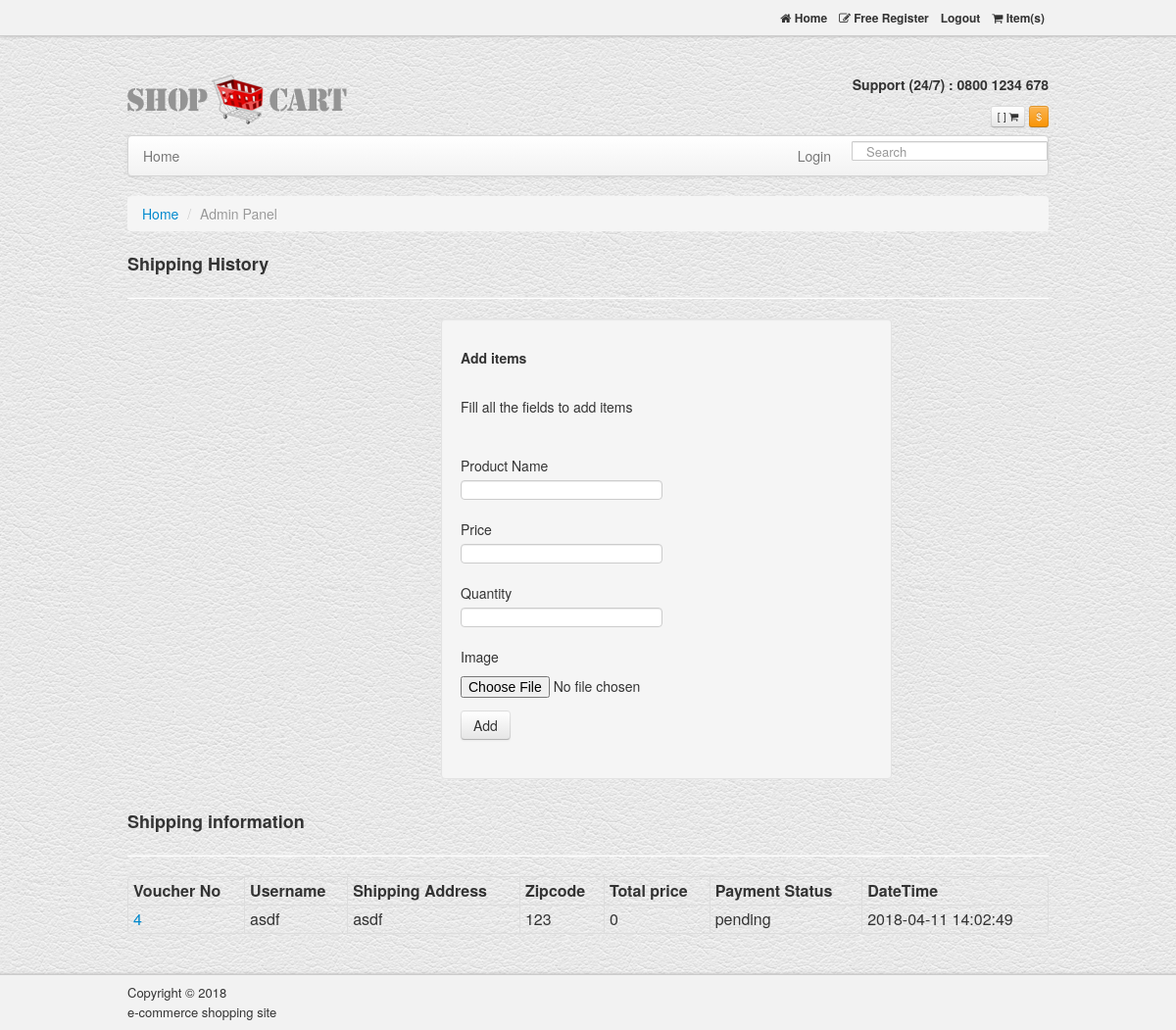
Before: /admin_panel.php (signed in) with the older database file.
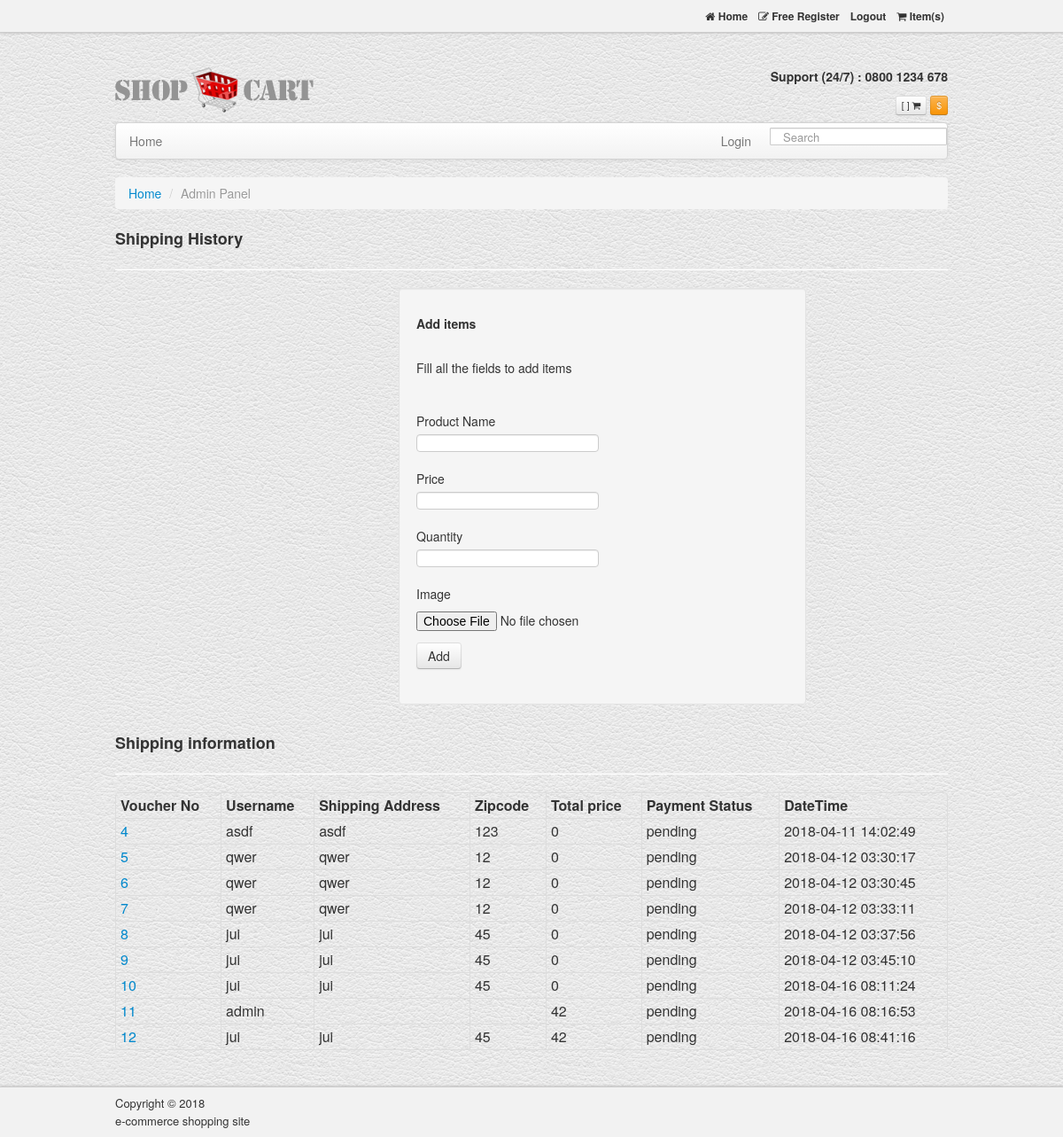
After: the same page with the newer database file.
### tables this page shows
CREATE TABLE `shipping_info` (
  `id` int(11) NOT NULL,
  `username` varchar(30) NOT NULL,
  `total_money` double NOT NULL,
  `payment_status` varchar(30) NOT NULL,
  `order_time` timestamp NOT NULL DEFAULT CURRENT_TIMESTAMP ON UPDATE CURRENT_TIMESTAMP
);

CREATE TABLE `user_information` (
  `username` varchar(30) NOT NULL,
  `password` varchar(30) NOT NULL,
  `first_name` varchar(30) NOT NULL,
  `last_name` varchar(30) NOT NULL,
  `contact_no` varchar(30) NOT NULL,
  `full_address` varchar(30) NOT NULL,
  `zipcode` int(11) NOT NULL
);

### admin_panel.php (the view, shortened to what the changed rows need)
<?php
include('connection.php');
$shipping_info_query = "SELECT * FROM shipping_info";
$result = $connection->query($shipping_info_query);
?>
<!DOCTYPE html>
<html lang="en">
<head>
    <link href="assets/css/bootstrap.css" rel="stylesheet"/>
    <link href="assets/css/style.css" rel="stylesheet"/>
    <link href="assets/font-awesome/css/font-awesome.css" rel="stylesheet">
</head>
<body>
<div class="container">
    <header id="header">
        <div class="row">
            <div class="span4">
                <h1>
                    <a class="logo" href="index.php"><span>Twitter Bootstrap ecommerce template</span>
                        <img src="assets/img/logo-bootstrap-shoping-cart.png" alt="bootstrap sexy shop">
                    </a>
                </h1>
            </div>
        </div>
    </header>
    <div class="row">
        <div class="span12">
            <div class="row">
                <div class="span12">
                    <table class="table table-bordered table-condensed">
                        <thead>
                        <th>Voucher No</th>
                        <th>Username</th>
                        <th>Shipping Address</th>
                        <th>Zipcode</th>
                        <th>Total price</th>
                        <th>Payment Status</th>
                        <th>DateTime</th>
                        </thead>
                        <tbody>
                        <?php while ($row = $result->fetch_assoc()) {
                            $temp_user = $row['username'];
                            $user_query = "SELECT * FROM user_information where username = '$temp_user'";
                            $user = $connection->query($user_query)->fetch_assoc();
                            $id = $row['id'];
                            echo "<tr><td><a href='show_voucher_information.php?id=$id'>$id</a></td>";
                            echo "<td>" . $row['username'] . "</td>";
                            echo "<td>" . $user['full_address'] . "</td>";
                            echo "<td>" . $user['zipcode'] . "</td>";
                            echo "<td>" . $row['total_money'] . "</td>";
                            echo "<td>" . $row['payment_status'] . "</td>";
                            echo "<td>" . $row['order_time'] . "</td>";
                            echo "</tr>";
                        }
                        ?>
                        </tbody>
                    </table>
                </div>
            </div>
        </div>
    </div>
</div>
</body>
</html>

Changed rows visible on the page:
added shipping_info: id "5", username "qwer", user_information.full_address "qwer", user_information.zipcode "12", total_money "0", payment_status "pending", order_time "2018-04-12 03:30:17"
added shipping_info: id "6", username "qwer", user_information.full_address "qwer", user_information.zipcode "12", total_money "0", payment_status "pending", order_time "2018-04-12 03:30:45"
added shipping_info: id "7", username "qwer", user_information.full_address "qwer", user_information.zipcode "12", total_money "0", payment_status "pending", order_time "2018-04-12 03:33:11"
added shipping_info: id "8", username "jui", user_information.full_address "jui", user_information.zipcode "45", total_money "0", payment_status "pending", order_time "2018-04-12 03:37:56"
added shipping_info: id "9", username "jui", user_information.full_address "jui", user_information.zipcode "45", total_money "0", payment_status "pending", order_time "2018-04-12 03:45:10"
added shipping_info: id "10", username "jui", user_information.full_address "jui", user_information.zipcode "45", total_money "0", payment_status "pending", order_time "2018-04-16 08:11:24"
added shipping_info: id "11", username "admin", total_money "42", payment_status "pending", order_time "2018-04-16 08:16:53"
added shipping_info: id "12", username "jui", user_information.full_address "jui", user_information.zipcode "45", total_money "42", payment_status "pending", order_time "2018-04-16 08:41:16"
